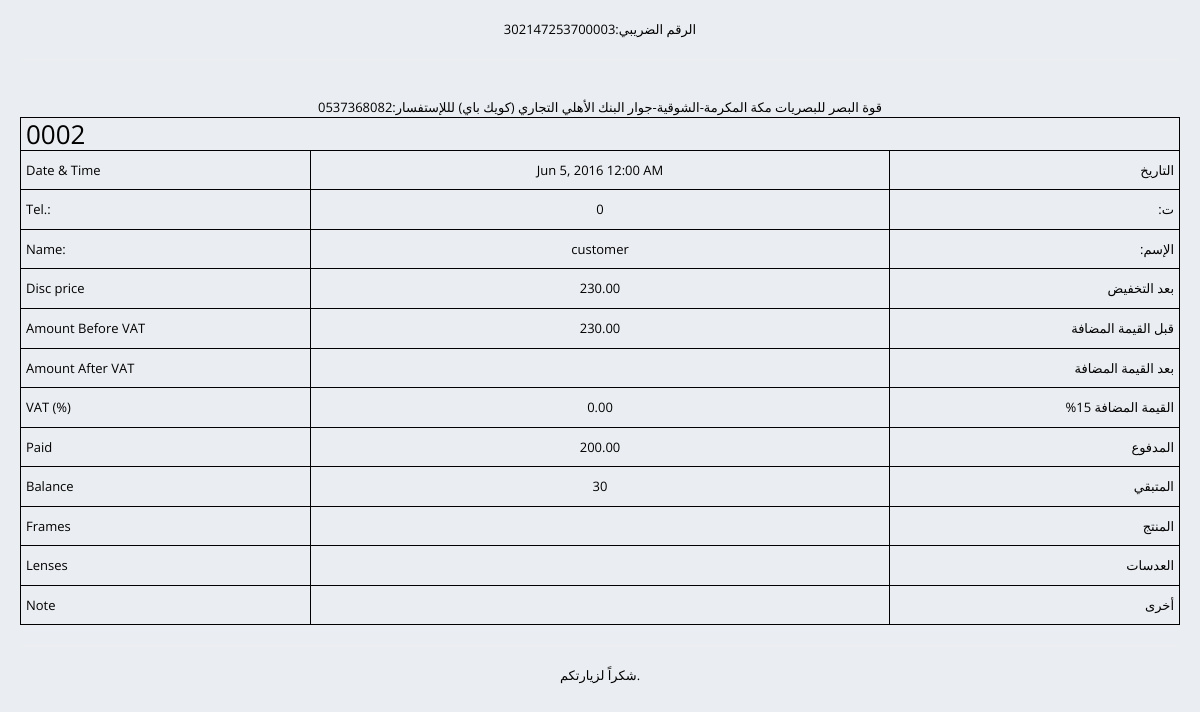
The app's page /index.php?id=2 with its own data.
### tables this page shows
CREATE TABLE `order` (
  `id` int(11) NOT NULL,
  `bill_number` int(4) UNSIGNED ZEROFILL NOT NULL,
  `bill_year` int(11) NOT NULL,
  `client_name` varchar(200) DEFAULT NULL,
  `client_phone` varchar(200) DEFAULT NULL,
  `price_total` decimal(10,2) DEFAULT NULL,
  `price_paid` decimal(10,2) DEFAULT NULL,
  `order_date` date DEFAULT NULL,
  `er_d_sphere` varchar(200) DEFAULT NULL,
  `er_d_cylinder` varchar(200) DEFAULT NULL,
  `er_d_axis` varchar(200) DEFAULT NULL,
  `er_r_sphere` varchar(200) DEFAULT NULL,
  `er_r_cylinder` varchar(200) DEFAULT NULL,
  `er_r_axis` varchar(200) DEFAULT NULL,
  `el_d_sphere` varchar(200) DEFAULT NULL,
  `el_d_cylinder` varchar(200) DEFAULT NULL,
  `el_d_axis` varchar(200) DEFAULT NULL,
  `el_r_sphere` varchar(200) DEFAULT NULL,
  `el_r_cylinder` varchar(200) DEFAULT NULL,
  `el_r_axis` varchar(200) DEFAULT NULL,
  `ipd` varchar(200) DEFAULT NULL,
  `frame` varchar(200) DEFAULT NULL,
  `note` varchar(200) DEFAULT NULL,
  `lenses` varchar(200) DEFAULT NULL,
  `er_add` varchar(200) DEFAULT NULL,
  `el_add` varchar(200) DEFAULT NULL,
  `price_full` decimal(10,2) DEFAULT NULL,
  `price_full_vat` varchar(255) DEFAULT NULL,
  `price_discount` decimal(10,2) DEFAULT NULL,
  `is_hidden` int(11) DEFAULT '0',
  `er_cl_sphere` varchar(200) DEFAULT NULL,
  `er_cl_cylinder` varchar(200) DEFAULT NULL,
  `er_cl_axis` varchar(200) DEFAULT NULL,
  `el_cl_sphere` varchar(200) DEFAULT NULL,
  `el_cl_cylinder` varchar(200) DEFAULT NULL,
  `el_cl_axis` varchar(200) DEFAULT NULL,
  `isOld` int(2) NOT NULL DEFAULT '1'
);

CREATE TABLE `vat` (
  `id` int(11) NOT NULL,
  `vat` decimal(10,2) NOT NULL
);

### inc/config.php (called while the page is built, shortened)
<?php
	require_once("functions.php");
	function getArabic($str) {
    	if(isset($GLOBALS["currLabels"][($str)]) && !empty($GLOBALS["currLabels"][($str)])) {
    		return $GLOBALS["currLabels"][($str)];
    	}
    	return "(ar)";
	}

### inc/functions.php (called while the page is built, shortened)
<?php
  	function db_query($query, $link = "link_db") {
    	$res = mysql_query($query) or db_error($query, mysql_errno(), mysql_error());
   		return $res;
  	}
  	function db_fetch_row($res) {
    	$array = mysql_fetch_array($res, MYSQL_ASSOC);
    	return $array;
  	}
	function convertDateTimeToTimeStamp($str) {
    	$temp = explode(" ", $str);
    	$date = $temp[0];
    	$date = explode("-", $date);
    	$day = intval($date[2]);
    	$month = intval($date[1]);
    	$year = intval($date[0]);
    	if(count($date) == 3)
    		return mktime($hour, $minute, $second, $month, $day, $year);
    	else
    		return 0;
    }
	function formatDateTime($dbDate) {
		$dateTimeStamp = convertDateTimeToTimeStamp($dbDate);
		return date(DATETIME_FORMAT, $dateTimeStamp);
	}
?>

### order_detail.php (the view, shortened to what this page needs)
<?php require_once 'inc/config.php'; ?>
<?php
	$order  = array();
	if(isset($_GET["id"])){
		$res = db_query("SELECT * FROM `order` WHERE id={$_GET["id"]}");
		$order = db_fetch_row($res);
		$vat_select = "SELECT * FROM vat";
		$result = mysql_query($vat_select);
		$vat_fetch = mysql_fetch_assoc($result);
		$per_vat = $vat_fetch["vat"];
	}
?>
<!DOCTYPE html>
 <html class="no-js">
    <head>
		<center><?php echo getArabic('VatNo')?>
		<hr>
		<br/>
		<?php echo getArabic('ShopNo')?></center>
    </head>
    <body>
	<table class="print-table">
		<tr>
			<td colspan="3" class="auto-style2"><span style="float: left; color: black; font-size: 2em; line-height: 12px;"><?php echo ($order["bill_number"]); ?></span></td>
		</tr>
		<tr>
			<td style="width: 25%;" class="auto-style2">Date & Time</td>
			<td class="tc" style="color: #000000"><?php echo (formatDateTime($order["order_date"])); ?></td>
			<td class="auto-style1" style="width: 25%;"><?php echo getArabic('Date')?></td>
		</tr>
		<tr>
			<td style="width: 25%;" class="auto-style2">Tel.:</td>
			<td class="tc" style="color: #000000"><?php echo ($order["client_phone"]); ?></td>
			<td class="auto-style1" style="width: 25%;"><?php echo getArabic('Tel')?>:</td>
		</tr>
		<tr>
			<td style="width: 25%;" class="auto-style2">Name:</td>
			<td class="tc" style="color: #000000"><?php echo ($order["client_name"]); ?></td>
			<td class="auto-style1" style="width: 25%;"><?php echo getArabic('Name')?>:</td>
		</tr>
		<?php if(isset($order["price_full"]) && $order["price_total"] < $order["price_full"]) { ?>
		<tr>
			<td style="width: 25%;" class="auto-style2">Amount</td>
			<td class="tc" style="color: #000000"><?php echo $order["price_full"]+(($per_vat*$order["price_full"])/100); ?></td>
			<td class="auto-style1" style="width: 25%;"><?php echo getArabic('Amount')?></td>
		</tr>
		<tr>
			<td style="width: 25%;" class="auto-style2">Disc price</td>
			<td class="tc" style="color: #000000"><?php echo $order["price_total"]; ?></td>
			<td class="auto-style1" style="width: 25%;"><?php echo getArabic('Discounted price')?></td>
		</tr>
		<?php }else{ ?>
		<tr>
			<td style="width: 25%;" class="auto-style2">Disc price</td>
				<td class="tc" style="color: #000000"><?php echo $order["price_total"]; ?></td>
				<td class="auto-style1" style="width: 25%;"><?php echo getArabic('Discounted price')?>
			</td>
		</tr>
		<tr>
			<td style="width: 25%;" class="auto-style2">Amount Before VAT</td>
			<td class="tc" style="color: #000000"><?php echo $order["price_full"]; ?></td>
			<td class="auto-style1" style="width: 25%;"><?php echo getArabic('Total Amount Before VAT'); ?></td>
		</tr>
		<?php } ?>
		<tr>
			<td style="width: 25%;" class="auto-style2">Amount After VAT</td>
			<td class="tc" style="color: #000000"><?php echo $order["price_full_vat"]; ?></td>
			<td class="auto-style1" style="width: 25%;"><?php echo getArabic('Total Amount After VAT'); ?></td>
		</tr>
		<tr>
			<td style="width: 25%;" class="auto-style2">VAT (%)</td>
			<td class="tc" style="color: #000000"><?php echo $per_vat; ?></td>
			<td class="auto-style1" style="width: 25%;"><?php echo getArabic('VAT')?></td>
		</tr>
		<tr>
			<td style="width: 25%;" class="auto-style2">Paid</td>
			<td class="tc" style="color: #000000"><?php echo $order["price_paid"]; ?></td>
			<td class="auto-style1" style="width: 25%;"><?php echo getArabic('Paid')?></td>
		</tr>
		<tr>
			<td style="width: 25%;" class="auto-style2">Balance</td>
			<td class="tc" style="color: #000000"><?php echo  ($order["price_total"]-$order["price_paid"]); ?></td>
			<td class="auto-style1" style="width: 25%;"><?php echo getArabic('Balance')?></td>
		</tr>
		<tr>
			<td style="width: 25%;" class="auto-style2">Frames</td>
			<td class="tc" style="color: #000000">
			</td>
			<td class="auto-style1" style="width: 25%;"><?php echo getArabic('Frame')?></td>
		</tr>
		<tr>
			<td style="width: 25%;" class="auto-style2">Lenses</td>
			<td class="tc" style="color: #000000">
			</td>
			<td class="auto-style1" style="width: 25%;"><?php echo getArabic('Lenses')?></td>
		</tr>
		<tr>
			<td style="width: 25%;" class="auto-style2">Note</td>
			<td class="tc" style="color: #000000"><?php echo ($order["note"]); ?></td>
			<td class="auto-style1" style="width: 25%;"><?php echo getArabic('note')?></td>
		</tr>
	</table>
	<hr>
	<center><?php echo getArabic('ReturnTerms')?></center>
</body>
</html>

### order_detail.php (style rules this page uses)
table { border-collapse: collapse; border-spacing: 0; }
* { color: #000000; }
.print-table { width: 100%; }
.print-table td { border: 1px solid; padding: 10px 5px; }
.print-table .tc { text-align: center; }
.auto-style1 { direction: rtl; color: #000000; }
.auto-style2 { color: #000000; }

### records on screen
order: bill_number "0002", order_date "Jun 5, 2016 12:00 AM", client_phone "0", client_name "customer", price_total "230.00", price_full "230.00", price_paid "200.00", $order["price_total"]-$order["price_paid"] "30"
vat: vat "0.00"

### other values on screen
getArabic('VatNo') "الرقم الضريبي:302147253700003"
getArabic('ShopNo') "قوة البصر للبصريات مكة المكرمة-الشوقية-جوار البنك الأهلي التجاري (كويك باي) لللإستفسار:0537368082"
getArabic('Date') "التاريخ"
getArabic('Tel') "ت"
getArabic('Name') "الإسم"
getArabic('Discounted price') "بعد التخفيض"
getArabic('Total Amount Before VAT') "قبل القيمة المضافة"
getArabic('Total Amount After VAT') "بعد القيمة المضافة"
getArabic('VAT') "القيمة المضافة 15%"
getArabic('Paid') "المدفوع"
getArabic('Balance') "المتبقي"
getArabic('Frame') "المنتج"
getArabic('Lenses') "العدسات"
getArabic('note') "أخرى"
getArabic('ReturnTerms') "شكراً لزيارتكم."
